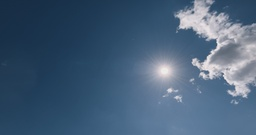
#> input picture ASI_imges/image_00.jpg, 256 x 135 px, shrunk from 2000 x 1056 before the run
$ python clustering.py ASI_imges/image_00.jpg
#> lines starting #> are read from the running program, lines starting #| are printed output that depends on the picture; after the words box and inside, x2 and y2 are one past the last pixel; in counts of white or black regions, pixels touching at a corner belong together
import cv2

import numpy as np

import matplotlib.pyplot as plt

import sys

import os

from matplotlib.patches import Patch


def segment_image(image_path, clusters):

    # Load the image

    image = cv2.imread(image_path)

    if image is None:

        print("Error: Unable to load image. Please check the path.")

        return None, None


    # Convert the image to RGB

    image_rgb = cv2.cvtColor(image, cv2.COLOR_BGR2RGB)


    # Reshape the image to a 2D array of pixels and 3 color values (RGB)

    pixel_values = image_rgb.reshape((-1, 3))

    pixel_values = np.float32(pixel_values)


    # Define criteria for KMeans clustering

    criteria = (cv2.TERM_CRITERIA_EPS + cv2.TERM_CRITERIA_MAX_ITER, 100, 0.2)


    # Apply KMeans clustering to segment the image

    _, labels, centers = cv2.kmeans(pixel_values, clusters, None, criteria, 10, cv2.KMEANS_RANDOM_CENTERS)


    # Convert centers to 8-bit values and flatten the label array

    centers = np.uint8(centers)

    segmented_image = centers[labels.flatten()]


    # Reshape back to the original image dimensions

    segmented_image = segmented_image.reshape(image_rgb.shape)


    # Draw contours around the segmented regions

    mask = np.zeros_like(segmented_image)

    for i in range(clusters):

        mask[labels.reshape(image_rgb.shape[:2]) == i] = centers[i]

        contours, _ = cv2.findContours((mask[..., 0] == centers[i][0]).astype(np.uint8),

                                       cv2.RETR_EXTERNAL, cv2.CHAIN_APPROX_SIMPLE)

        cv2.drawContours(segmented_image, contours, -1, (0, 0, 0), 2)  # Draw thick contours


    return segmented_image, centers


def get_cluster_labels(centers):

    # Sort cluster centers based on their brightness to label clouds

    brightness = np.sum(centers, axis=1)

    sorted_indices = np.argsort(brightness)

    labels = ['Clear', 'Partly Cloudy', 'Cloudy', 'Overcast']


    # Map sorted indices to labels, adjusting based on cluster size

    cluster_labels = {index: labels[min(i, len(labels) - 1)] for i, index in enumerate(sorted_indices)}

    return cluster_labels


def plot_comparison(image_path, save_path):

    # Load the original image

#> called with image_path = 'ASI_imges/image_00.jpg', save_path = 'ASI_imges/segmentation_comparison.png'
    image = cv2.imread(image_path)
#> image is the input picture: shape (135, 256, 3); mean B, G, R 120.8, 95.5, 71

    image_rgb = cv2.cvtColor(image, cv2.COLOR_BGR2RGB)


    # Define the number of clusters to test

    cluster_values = [3, 6, 9]  # Adjust as needed for more comparisons


    # Create a plot for comparison

    fig, axarr = plt.subplots(1, len(cluster_values) + 1, figsize=(20, 10))

    axarr[0].imshow(image_rgb)

    axarr[0].set_title('Original Image')

    axarr[0].axis('off')


    all_patches = []  # For creating the legend


    # Loop through different cluster values and display results

    for i, k in enumerate(cluster_values):

        segmented_image, centers = segment_image(image_path, k)
#> in segment_image, `_, labels, centers = cv2.kmeans(pixel_values, clusters, None, criteria..`: centers = [[181.1, 181.9, 191.6], [89.49, 114.6, 141.9], [38.29, 66.91, 93.93]]
#> in segment_image, `centers = np.uint8(centers)`: centers = [[181, 181, 191], [89, 114, 141], [38, 66, 93]]
#> in segment_image, `segmented_image = segmented_image.reshape(image_rgb.shape)`:
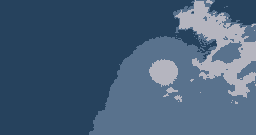
#> segmented_image: shape (135, 256, 3); mean R, G, B 70.7, 94.7, 119.9
#> after the loop in segment_image, `for i in range(clusters):`:
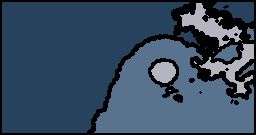
#> segmented_image: shape (135, 256, 3); 17.17% of pixels changed, all inside (x1, y1, x2, y2) = (0, 0, 256, 135)
#> centers = [[181, 181, 191], [89, 114, 141], [38, 66, 93]]

        cluster_labels = get_cluster_labels(centers)
#> in get_cluster_labels, `brightness = np.sum(centers, axis=1)`: brightness = [553, 344, 197]
#> in get_cluster_labels, `sorted_indices = np.argsort(brightness)`: sorted_indices = [2, 1, 0]
#> in get_cluster_labels, `cluster_labels = {index: labels[min(i, len(labels) - 1)] for i, index ..`: cluster_labels = {2: 'Clear', 1: 'Partly Cloudy', 0: 'Cloudy'}
#> cluster_labels = {2: 'Clear', 1: 'Partly Cloudy', 0: 'Cloudy'}


        # Create patches for legend

        patches = [Patch(color=np.array(center)/255, label=f'{cluster_labels[j]}') for j, center in enumerate(centers)]
#> patches = 3 items

        all_patches.extend(patches)


        # Plot each segmentation

        axarr[i + 1].imshow(segmented_image)

        axarr[i + 1].set_title(f'Segmented with {k} Clusters')

        axarr[i + 1].axis('off')


    # Add a legend to the main figure without overlapping the images

    fig.legend(handles=all_patches, loc='upper center', ncol=len(cluster_values), fontsize='small', frameon=False)


    # Save the plot

    plt.tight_layout()

    plt.savefig(save_path)
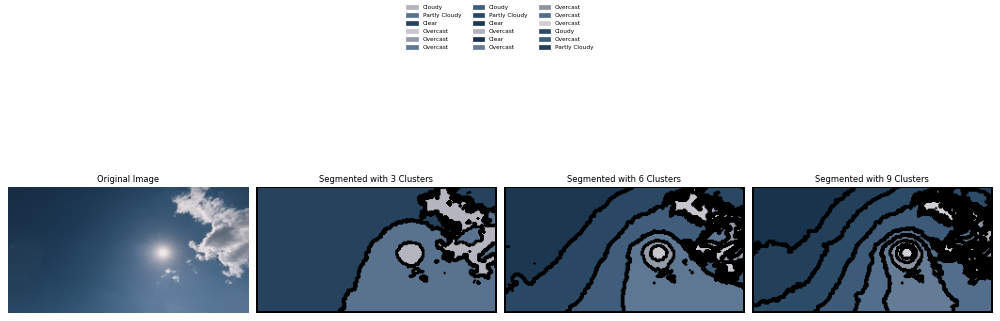
#> figure drawn by matplotlib, 4 panels

    print(f"Comparison plot saved as {save_path}")


if __name__ == "__main__":

    if len(sys.argv) != 2:

        print("Usage: python script.py path_to_image")

    else:

        image_path = sys.argv[1]

        # Define the save path for the output plot

        save_path = os.path.join(os.path.dirname(image_path), "segmentation_comparison.png")

        plot_comparison(image_path, save_path)
